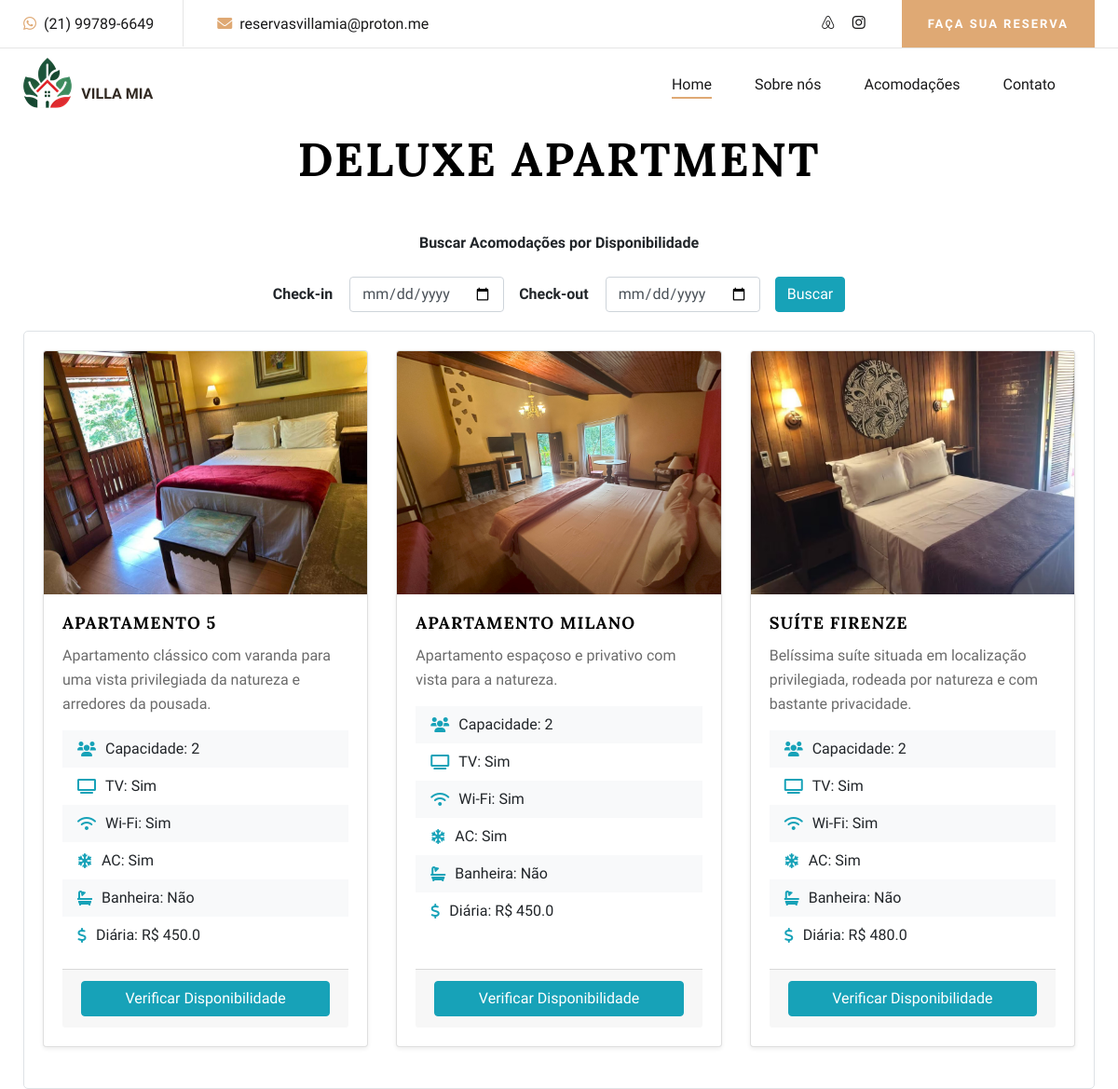
The app's page /category/2/ with its own data.
### backend/models.py (models this page shows, shortened)
class Category(models.Model):
    name = models.CharField(max_length=100)

class Room(models.Model):
    title = models.CharField(max_length=200)
    description = models.CharField(max_length=600)
    image = models.ImageField(upload_to='room_images/', blank=True, null=True)  # Main image
    capacity = models.IntegerField()
    ac = models.BooleanField(default=False)
    tv = models.BooleanField(default=True)
    wifi = models.BooleanField(default=True)
    bathtub = models.BooleanField(default=False)
    price = models.FloatField()
    category = models.ForeignKey(Category, on_delete=models.CASCADE, default=1)
    available = models.BooleanField(default=True)

### backend/views.py (the view, shortened to what this page needs)
# urls.py: path('category/<int:category_id>/', views.category_rooms, name='category_rooms'),
def category_rooms(request, category_id):
    category = get_object_or_404(Category, id=category_id)
    rooms = Room.objects.filter(category=category)
    if not request.user.is_staff:
        rooms = rooms.filter(available=True)
    check_in = request.GET.get('check_in')
    check_out = request.GET.get('check_out')
    if check_in and check_out:
        check_in_date = datetime.datetime.strptime(check_in, '%Y-%m-%d').date()
        check_out_date = datetime.datetime.strptime(check_out, '%Y-%m-%d').date()
        rooms = rooms.filter(
            ~Q(booking__check_in__lte=check_out_date, booking__check_out__gte=check_in_date)
        ).distinct()
    if request.method == 'POST':
        room_id = request.POST.get('room_id')
        room = get_object_or_404(Room, id=room_id)
        room.available = 'available' in request.POST
        room.save()
        return redirect('category_rooms', category_id=category.id)
    return render(request, 'backend/category_rooms.html', {
        'category': category,
        'rooms': rooms,
        'check_in': check_in,
        'check_out': check_out
    })

### backend/templates/backend/category_rooms.html (shortened to what this page needs)
{% extends "backend/layout.html" %}
{% block extra_head %}
<link rel="stylesheet" href="https://cdnjs.cloudflare.com/ajax/libs/font-awesome/6.0.0-beta3/css/all.min.css">
{% endblock %}
{% block body %}
    <h1 class="text-center mb-4 room-title">{{ category.name }}</h1>
    <div class="container mt-5">
        <span class="d-flex justify-content-center" style="font-weight: 700">Buscar Acomodações por Disponibilidade</span><br/>
        <div class="date-picker-container" style="font-weight: 700">
            <form method="get" class="form-inline">
                <div class="form-group">
                    <label for="check_in">Check-in</label>
                    <input type="date" id="check_in" name="check_in" class="form-control ml-2" value="{{ request.GET.check_in }}" required>
                </div>
                <div class="form-group ml-3">
                    <label for="check_out">Check-out</label>
                    <input type="date" id="check_out" name="check_out" class="form-control ml-2" value="{{ request.GET.check_out }}" required>
                </div>
                <button type="submit" class="btn btn-info ml-3 buscar">Buscar</button>
            </form>
        </div>
        <div class="section-divider">
            <div class="row">
                {% if rooms %}
                    {% for room in rooms %}
                        <div class="col-md-4 mb-4">
                            <div class="card h-100 shadow-sm">
                                <img src="{{ room.image.url }}" class="card-img-top" alt="{{ room.title }}">
                                <div class="card-body d-flex flex-column">
                                    <div class="content">
                                        <h5 class="card-title">{{ room.title }}</h5>
                                        <p class="card-text">{{ room.description }}</p>
                                        <ul class="list-group list-group-flush mb-3">
                                            <li class="list-group-item"><i class="fas fa-users"></i>Capacidade: {{ room.capacity }}</li>
                                            <li class="list-group-item"><i class="fas fa-tv"></i>TV: {{ room.tv|yesno:"Sim,Não" }}</li>
                                            <li class="list-group-item"><i class="fas fa-wifi"></i>Wi-Fi: {{ room.wifi|yesno:"Sim,Não" }}</li>
                                            <li class="list-group-item"><i class="fas fa-snowflake"></i>AC: {{ room.ac|yesno:"Sim,Não" }}</li>
                                            <li class="list-group-item"><i class="fas fa-bath"></i>Banheira: {{ room.bathtub|yesno:"Sim,Não" }}</li>
                                            <li class="list-group-item"><i class="fas fa-dollar-sign"></i>Diária: R$ {{ room.price }}</li>
                                        </ul>
                                    </div>
                                    <div class="card-footer">
                                        <a href="{% url 'check_availability' room.id %}" class="btn btn-info mt-auto">Verificar Disponibilidade</a>
                                    </div>
                                </div>
                            </div>
                        </div>
                    {% endfor %}
                {% else %}
                    <p class="text-center">No rooms available in this category.</p>
                {% endif %}
            </div>
        </div>
    </div>
{% endblock %}

### backend/static/css/mobile.css (style rules this page uses)
body { margin: 0; padding: 0; overflow-x: hidden; }
.container, .container-fluid { padding-left: 15px; padding-right: 15px; }
.row { margin-left: 0; margin-right: 0; }

### backend/static/css/style.css (style rules this page uses)
html, body { height: 100%; font-family: "Cabin", sans-serif; -webkit-font-smoothing: antialiased; font-smoothing: antialiased; }
h1, h2, h3, h4, h5, h6 { margin: 0; color: #111111; font-weight: 400; font-family: "Lora", serif; }
h1 { font-size: 70px; }
h5 { font-size: 18px; }
p { font-size: 16px; font-family: "Cabin", sans-serif; color: #6b6b6b; font-weight: 400; line-height: 26px; margin: 0 0 15px 0; }
img { max-width: 100%; }
ul, ol { padding: 0; margin: 0; }
@media only screen and (min-width: 1200px) { .container { max-width: 1180px; } }

### backend/templates/backend/category_rooms.html (style rules this page uses)
.room-title { display: flex; justify-content: center; font-size: 50px; color: #000000; font-weight: 700; text-transform: uppercase; letter-spacing: 2px; }
.card-title { color: #000000; font-weight: 700; text-transform: uppercase; letter-spacing: 1px; }
.list-group-item { background-color: transparent; border: none; padding: .5rem 1rem; display: flex; align-items: center; }
.list-group-item:nth-child(odd) { background-color: #f8f9fa; }
.list-group-item i { margin-right: 10px; color: #17a2b8; }
.section-divider { border: 1px solid #dee2e6; padding: 20px; margin-bottom: 20px; border-radius: 5px; }
.date-picker-container { display: flex; justify-content: center; align-items: center; margin-bottom: 20px; }
.form-inline .form-group { display: flex; align-items: center; }
.form-inline .form-group label { margin-right: 10px; }
.card { display: flex; flex-direction: column; justify-content: space-between; }
.card-body { flex: 1; display: flex; flex-direction: column; justify-content: space-between; }
.card-body .content { flex: 1; }
.card-footer { display: flex; flex-direction: column; }
.list-group { flex: 1; }

### records on screen
Category: name "DELUXE APARTMENT"
Room: image (picture), title "APARTAMENTO 5", description "Apartamento clássico com varanda para uma vista privilegiada da natureza e arredores da pousada.", capacity "2", tv "Sim", wifi "Sim", ac "Sim", bathtub "Não", price "450.0"
Room: image (picture), title "APARTAMENTO MILANO", description "Apartamento espaçoso e privativo com vista para a natureza.", capacity "2", tv "Sim", wifi "Sim", ac "Sim", bathtub "Não", price "450.0"
Room: image (picture), title "SUÍTE FIRENZE", description "Belíssima suíte situada em localização privilegiada, rodeada por natureza e com bastante privacidade.", capacity "2", tv "Sim", wifi "Sim", ac "Sim", bathtub "Não", price "480.0"
